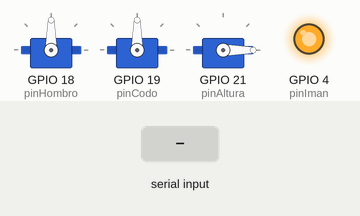
Simulated run of this sketch. Board: ESP32. Shown: 3 × servo, output pins drawn as LEDs (lit = HIGH). Inputs (shaded band) come from the test bench.

Above: at 1.2 s.
1.3 s: "90,45,200,10\n" received over Serial
At 2.5 s:
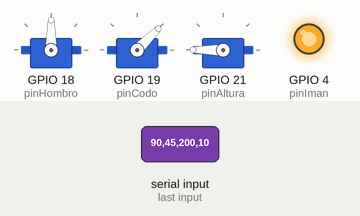
2.8 s: "30,150,10,200\n" received over Serial
At 3.7 s:
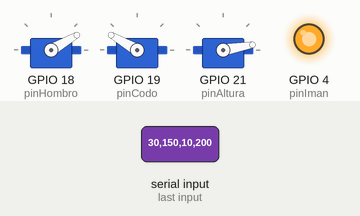
Timing chart, 0 to 5.8 s (numbered marks = the images above; inputs shaded):
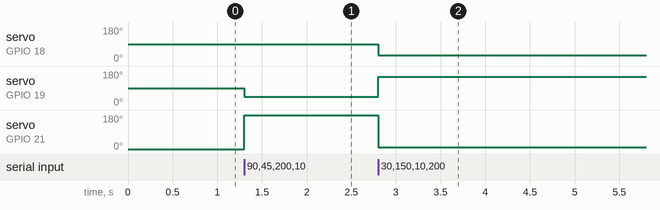

The sketch:

ROBOT_SCARA_FUNCIONAL.ino
```cpp
#include <ESP32Servo.h>
// Librería especial para controlar servomotores en ESP32.
// La librería Servo normal no funciona correctamente en ESP32.

// --- OBJETOS DE LOS SERVOS ---
Servo servoHombro;
Servo servoCodo;
Servo servoAltura;

// --- PINES ---
const int pinHombro = 18;  // Servo del hombro
const int pinCodo   = 19;  // Servo del codo
const int pinAltura = 21;  // Servo del eje vertical
const int pinIman   = 4;   // Relé que controla el electroimán (GPIO 4)

void setup() {
  Serial.begin(115200);
  // Se inicia la comunicación serial para recibir los ángulos e instrucción del imán.

  // --- CONFIGURACIÓN DEL RELÉ (ELECTROIMÁN) ---
  pinMode(pinIman, OUTPUT);      // El relé se controla como salida digital
  digitalWrite(pinIman, HIGH);   // LÓGICA INVERTIDA: HIGH = Imán apagado
  // Esto asegura que el electroimán NO se active cuando el ESP32 arranca.

  // --- CONFIGURACIÓN DEL PWM DE LOS SERVOS ---
  servoHombro.setPeriodHertz(50);  // Frecuencia estándar de servo: 50 Hz
  servoCodo.setPeriodHertz(50);
  servoAltura.setPeriodHertz(50);

  // attach(pin, pulso_min, pulso_max)
  // Pulso mínimo y máximo personalizados para mejor rango de movimiento.
  servoHombro.attach(pinHombro, 500, 2400);
  servoCodo.attach(pinCodo, 500, 2400);
  servoAltura.attach(pinAltura, 500, 2400);

  // --- POSICIÓN INICIAL DEL BRAZO ---
  servoHombro.write(90);   // Hombro centrado
  servoCodo.write(90);     // Codo centrado
  servoAltura.write(0);    // Altura abajo (cambiar a 180 si choca)
}

void loop() {
  // Si hay datos disponibles por Serial...
  if (Serial.available() > 0) {

    // Lee la línea recibida hasta encontrar un salto de línea '\n'
    String data = Serial.readStringUntil('\n');
    data.trim();   // Elimina espacios o saltos extra

    // Se buscan las posiciones de las comas para separar los valores
    int c1 = data.indexOf(',');
    int c2 = data.indexOf(',', c1 + 1);
    int c3 = data.indexOf(',', c2 + 1);

    // Si se detectaron 3 comas, significa que el formato es correcto
    if (c1 > 0 && c2 > 0 && c3 > 0) {

      // Extraer cada valor como texto y convertirlo a entero
      int angH = data.substring(0, c1).toInt();         // Ángulo del hombro
      int angC = data.substring(c1 + 1, c2).toInt();    // Ángulo del codo
      int angZ = data.substring(c2 + 1, c3).toInt();    // Altura
      int valI = data.substring(c3 + 1).toInt();        // Control del imán (0 o 1)

      // --- MOVER SERVOS ---
      // constrain(x, min, max) evita enviar valores peligrosos al servo
      servoHombro.write(constrain(angH, 0, 180));
      servoCodo.write(constrain(angC, 0, 180));
      servoAltura.write(constrain(angZ, 0, 180));

      // --- CONTROL DEL ELECTROIMÁN (RELÉ CON LÓGICA INVERTIDA) ---
      if (valI == 1) {
        digitalWrite(pinIman, LOW);   // LOW = Relé ACTIVADO = Imán encendido
      } else {
        digitalWrite(pinIman, HIGH);  // HIGH = Relé DESACTIVADO = Imán apagado
      }
    }
  }
}
```

Measured:
- after the input at 1.3 s, servo on GPIO 19 (pinCodo): 90° → 45° at once; servo on GPIO 21 (pinAltura): 0° → 180° at once
- after the input at 2.8 s, servo on GPIO 18 (pinHombro): 90° → 30° at once; servo on GPIO 19 (pinCodo): 45° → 150° at once; servo on GPIO 21 (pinAltura): 180° → 10° at once
